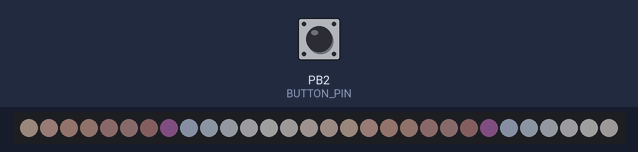
A sketch run on a simulated ATtiny85, built with avr-gcc and run on an emulated ATtiny85. On the bench: 30 RGB LEDs in strip order, left to right. Inputs (shaded band) come from the test bench; at power-on: PB2 (BUTTON_PIN) HIGH. Dim RGB values are drawn brighter than linear; random numbers use the default seed unless the sketch sets one; EEPROM starts erased.

Above: at 1.9 s.
2.0 s: PB2 (BUTTON_PIN) pulled LOW for 0.15 s
At 2.53 s:
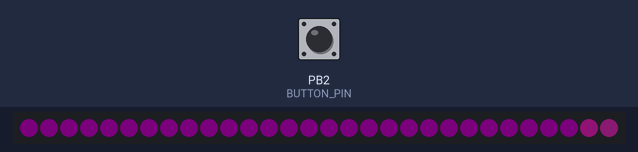
2.7 s: PB2 (BUTTON_PIN) pulled LOW for 1 s
At 5.1 s:
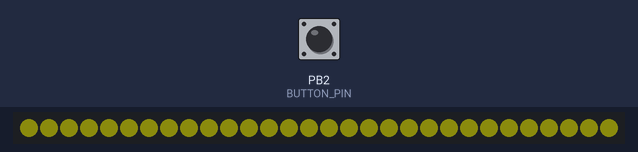
5.3 s: PB2 (BUTTON_PIN) pulled LOW for 0.15 s
At 5.69 s:
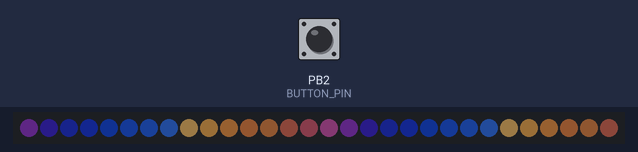
6.0 s: PB2 (BUTTON_PIN) pulled LOW for 3.2 s
At 8.3 s:
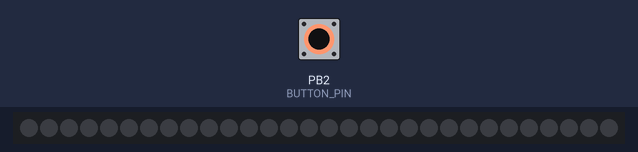
10.7 s: PB2 (BUTTON_PIN) pulled LOW for 3.2 s
At 12.24 s:
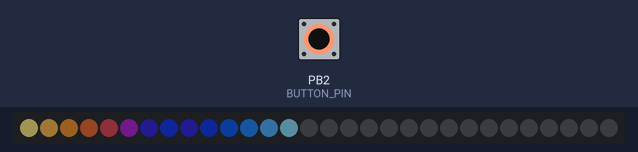
14.5 s: PB2 (BUTTON_PIN) pulled LOW for 0.15 s
At 15.65 s:
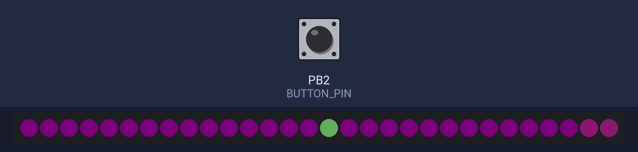
Timing chart, 0 to 17.5 s (numbered marks = the images above; inputs shaded):
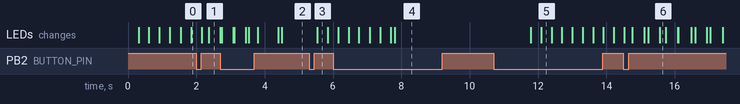

The sketch:

main.ino
```cpp
#include <Arduino.h>
#include <EEPROM.h>
#include <FastLED.h>
#include <Button2.h>

#define LED_PIN (0)
#define GND_PIN (1)
#define GND2_PIN (4)
#define BUTTON_PIN (2)
#define COLOR_ORDER GRB
#define CHIPSET     WS2811
#define NUM_LEDS (30)
#define EEPROM_ID (0)
#define FRAMES_PER_SECOND 60

#define BRIGHTNESS_L (64) // 0-255
#define BRIGHTNESS_H (200) // 0-255
#define NUM_BLADE_TYPE (3)

Button2 button = Button2(BUTTON_PIN);
uint16_t ptrR=30;
uint16_t ptrG=40;
uint16_t ptrB=50;
uint8_t linePattern=0;
CRGB leds[NUM_LEDS];
bool isEndBlade=false;

static uint8_t    sine8(uint8_t x) {
	static const uint8_t PROGMEM _NeoPixelSineTable[256] = {
		128,131,134,137,140,143,146,149,152,155,158,162,165,167,170,173,
		176,179,182,185,188,190,193,196,198,201,203,206,208,211,213,215,
		218,220,222,224,226,228,230,232,234,235,237,238,240,241,243,244,
		245,246,248,249,250,250,251,252,253,253,254,254,254,255,255,255,
		255,255,255,255,254,254,254,253,253,252,251,250,250,249,248,246,
		245,244,243,241,240,238,237,235,234,232,230,228,226,224,222,220,
		218,215,213,211,208,206,203,201,198,196,193,190,188,185,182,179,
		176,173,170,167,165,162,158,155,152,149,146,143,140,137,134,131,
		128,124,121,118,115,112,109,106,103,100, 97, 93, 90, 88, 85, 82,
		79, 76, 73, 70, 67, 65, 62, 59, 57, 54, 52, 49, 47, 44, 42, 40,
		37, 35, 33, 31, 29, 27, 25, 23, 21, 20, 18, 17, 15, 14, 12, 11,
		10,  9,  7,  6,  5,  5,  4,  3,  2,  2,  1,  1,  1,  0,  0,  0,
			0,  0,  0,  0,  1,  1,  1,  2,  2,  3,  4,  5,  5,  6,  7,  9,
		10, 11, 12, 14, 15, 17, 18, 20, 21, 23, 25, 27, 29, 31, 33, 35,
		37, 40, 42, 44, 47, 49, 52, 54, 57, 59, 62, 65, 67, 70, 73, 76,
		79, 82, 85, 88, 90, 93, 97,100,103,106,109,112,115,118,121,124
	};
	return pgm_read_byte(&_NeoPixelSineTable[x]); // 0-255 in, 0-255 out
}

uint8_t getSinVal(uint16_t _d4096, uint16_t _baseVal=128){
    uint16_t r = ((_d4096>>4)&0xff); // 実数部 0-255
    uint16_t p = (_d4096&0x0f); // 小数部 0-15
    uint16_t val = (sine8(r)*(15-p)+sine8((r+1)%256)*p)>>5;
    return min(val+_baseVal,(uint16_t)255);
}

void updateColorWater(uint8_t _numPixels){
  ptrR = (ptrR+21)%(1<<12);
  ptrG = (ptrG+23)%(2<<12);
  ptrB = (ptrB+25)%(4<<12);
  for(uint8_t i=0; i<_numPixels; i++) {
    uint16_t ofsv = (1<<12)*i/_numPixels;
    uint16_t dR = (((ptrR+ofsv)%(1<<12)));
    uint16_t dG = (((ptrG+ofsv)%(1<<12)));
    uint16_t dB = (((ptrB+ofsv)%(1<<12)));
    uint16_t valR = getSinVal(dR,8);
    uint16_t valG = getSinVal(dG,10);
    uint16_t valB = getSinVal(dB,20);
    leds[i] = CRGB(valR,valG,valB);
  }
}

void updateColorBugs(uint8_t _numPixels){
  #define BUG_BASE_COL (0xff2fcf)
  ptrR = (ptrR+(rand()&0x0f))%(1<<12);
  ptrG = (ptrG+(rand()&0x0f))%(1<<12);
  ptrB = (ptrB+(rand()&0x0f))%(1<<12);
  uint16_t randWidh = _numPixels*5;
  uint8_t vR,vG,vB;
  for(uint8_t i=0; i<_numPixels; i++) {
    if(((ptrR%randWidh)==(uint16_t)i)||((ptrG%randWidh)==(uint16_t)i)||((ptrB%randWidh)==(uint16_t)i)){
      vR=0x40+(rand()&0xbf);
      vG=0x40+(rand()&0xbf);
      vB=0x40+(rand()&0xbf);
    }else{
      static const uint8_t br[5]={
        0x10,0x10,0x10,0x3f,0x2f,
      };
      uint8_t tgtBr = br[(((int8_t)i-NUM_LEDS+5)<0) ? 0 : (((int8_t)i-NUM_LEDS+5))];
      vR = (((BUG_BASE_COL>>16)&0xff) * tgtBr)>>8;
      vG = (((BUG_BASE_COL>>8)&0xff) * tgtBr)>>8;
      vB = (((BUG_BASE_COL>>0)&0xff) * tgtBr)>>8;
    }
    leds[i] = CRGB(vR,vG,vB); //;
  }
}

void updateColorThunder(uint8_t _numPixels){
  uint32_t br=0x2f;
  uint32_t baseCol = 0xffff1f;
  ptrR = (ptrR+1)%(1<<12);
  ptrG = (ptrG+3)%(2<<12);
  ptrB = (ptrB+7)%(4<<12);
  uint32_t randWidh = _numPixels*15;
  for(uint8_t i=0; i<_numPixels; i++) {
    uint32_t vR = (((baseCol>>16)&0xff) * br)>>8;
    uint32_t vG = (((baseCol>>8)&0xff) * br)>>8;
    uint32_t vB = (((baseCol>>0)&0xff) * br)>>8;
    if(((ptrR%randWidh)==i)||((ptrG%randWidh)==i)||((ptrB%randWidh)==i)){
      vR=vG=vB=0x7f;
    }
    leds[i] = CRGB(vR,vG,vB); //;
  }
}

void updateColor(uint8_t _numPixels){
  switch(linePattern){
    case 0:  updateColorWater(_numPixels); break;
    case 1:  updateColorBugs(_numPixels); break;
    case 2:  updateColorThunder(_numPixels); break;
  }
}

void stripClear(){
	//memset(leds,0,NUM_LEDS);
  for(uint16_t i=0; i<NUM_LEDS; i++) {
    leds[i]=0;
  }
}
void startBlade(){
  isEndBlade=false;
  stripClear();
  for(uint16_t i=0; i<NUM_LEDS; i++) {
    updateColor(i);
    FastLED.show();
    delay(20);
  }
}

void endBlade(){
  for(uint8_t i=0; i<NUM_LEDS; i++) {
    updateColor(NUM_LEDS-i-1);
    FastLED.show();
    delay(20);
    stripClear();
  }
}

void btnClick(Button2& btn){
  linePattern=(linePattern+1)%NUM_BLADE_TYPE;
  EEPROM.write(EEPROM_ID,(uint8_t)linePattern);
}
void btnHold(Button2& btn) {
  if(!isEndBlade){
    endBlade();
    isEndBlade=true;
  }else{
    isEndBlade=false;
    startBlade();
  }
}

void setup() {
  delay(10);
  linePattern = EEPROM.read(EEPROM_ID) % NUM_BLADE_TYPE;
  pinMode(GND_PIN,  OUTPUT); digitalWrite(GND_PIN,  LOW);
  pinMode(GND2_PIN, OUTPUT); digitalWrite(GND2_PIN, LOW);

  button.setDoubleClickTime(0);
  button.setLongClickTime(1000);
  button.setClickHandler(btnClick);
  button.setLongClickDetectedHandler(btnHold);
  FastLED.addLeds<CHIPSET, LED_PIN, COLOR_ORDER>(leds, NUM_LEDS).setCorrection( TypicalLEDStrip );
  FastLED.setBrightness(button.isPressedRaw() ? BRIGHTNESS_H : BRIGHTNESS_L );
  startBlade();
}

void loop() {
  button.loop();
  if(!isEndBlade){
    updateColor(NUM_LEDS);
    FastLED.show();
  }
  FastLED.delay(1000 / FRAMES_PER_SECOND);
}
```

Measured:
- after the input at 5.3 s, the LEDs: change after 0.25 s (image 3)
- after the input at 10.7 s, the LEDs: first change after 1.1 s (image 5 shows a later state)
